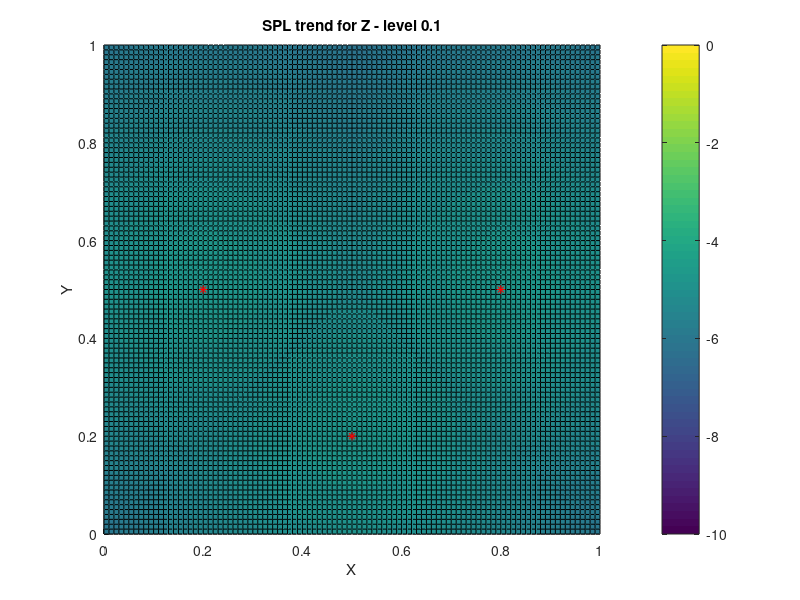
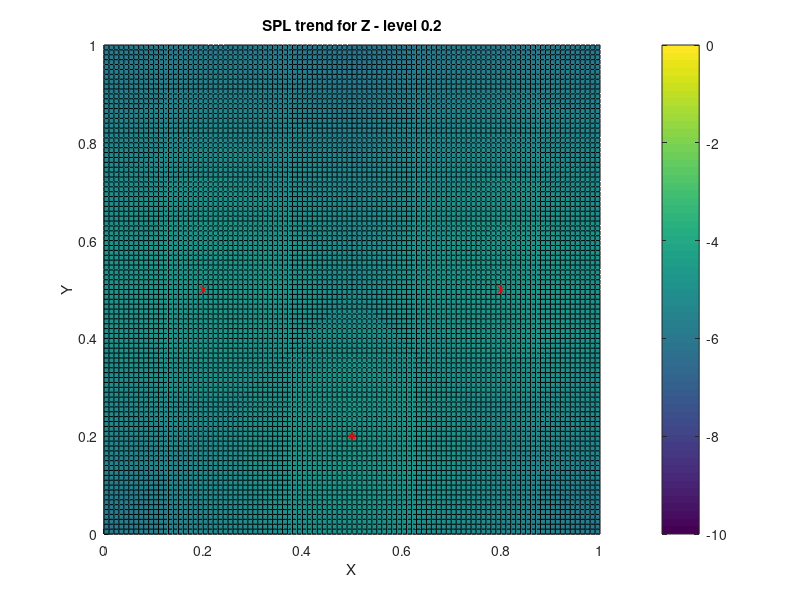
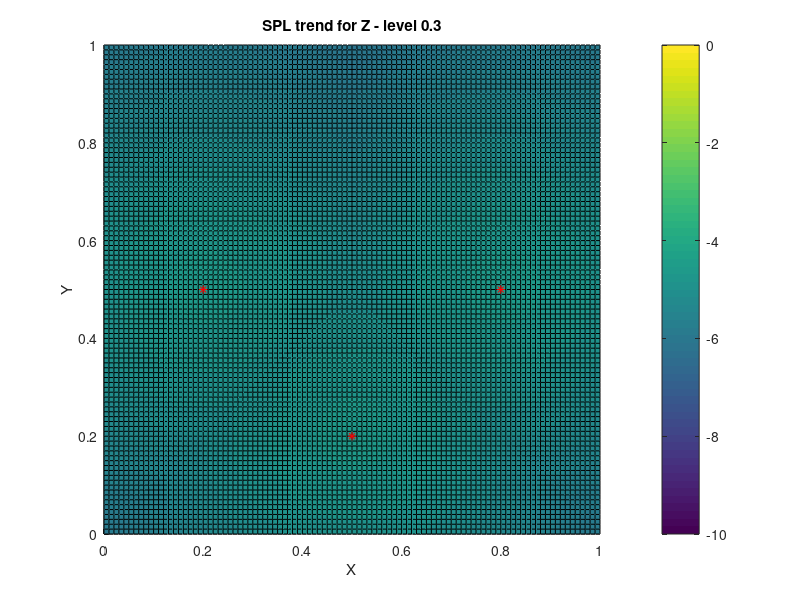
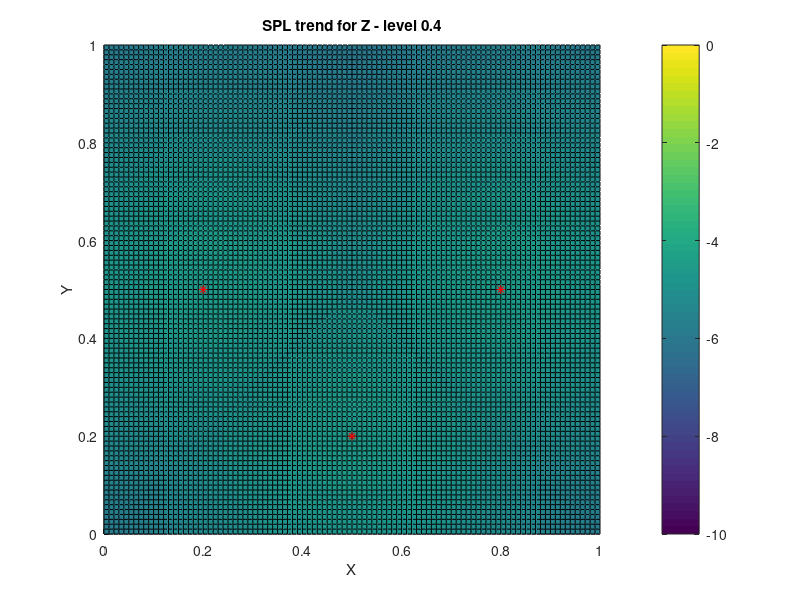

Here is the MATLAB script that generated these plots, in order:
%%--------------------------------------------------------------------------
% short script to simulate sound pressure level trend 
% for given amount of microphones in a room 
% sources are simulated for each x,y and z coordinate in the room 
% Test
%--------------------------------------------------------------------------

clear all;
clc;

%% define number of sources and mic positions
% mic position between 0..1 for x,y and z coordinates 
% all vectors musst be the same size
mic_x = [.2, .5, .8];
mic_y = [.5, .2, .5];
mic_z = [.5, .5, .5];
roomscale = 1;
Z_cs = 1 * 10;

%% meshgrid to simulate source positions
%  radius will be referenced to the mid radius of the room r(0.5,0.5,0.5)
%  SPL is simulated for each microphone seperatley 
[X,Y,Z] = meshgrid(0:.01:1 * roomscale);
SPL = X;
SPL = -100;
for Z_cs = 1:10
    for n = 1:length(mic_x)
        dx = X - mic_x(n);  
        dy = Y - mic_y(n);
        dz = Z - mic_z(n);
        r = sqrt(dx.^2 + dy.^2 + dz.^2) + 1;
        S = -20*log10(r / (sqrt(3)/2));
        SPL = max(SPL,S);
    end
    temp = figure(Z_cs)
    surf(X(:,:,Z_cs),Y(:,:,Z_cs),SPL(:,:,Z_cs));
    xlabel('X')
    ylabel('Y')
    caxis([-10 0])
    view(2)
    colorbar
    for n = 1:length(mic_x)
        hold on 
        plot(mic_x(n),mic_y(n) ,'r*')
    end   
% for exporting the plots storage path has to be changed
    title(['SPL trend for Z - level ' num2str(Z_cs/10)])
    %print(temp, '-djpeg' , ['/Users/simonwindtner/Documents/ET-TI/SMA/Ensemble/'...
                    % 'Z' num2str(Z_cs)]);
end
%%
